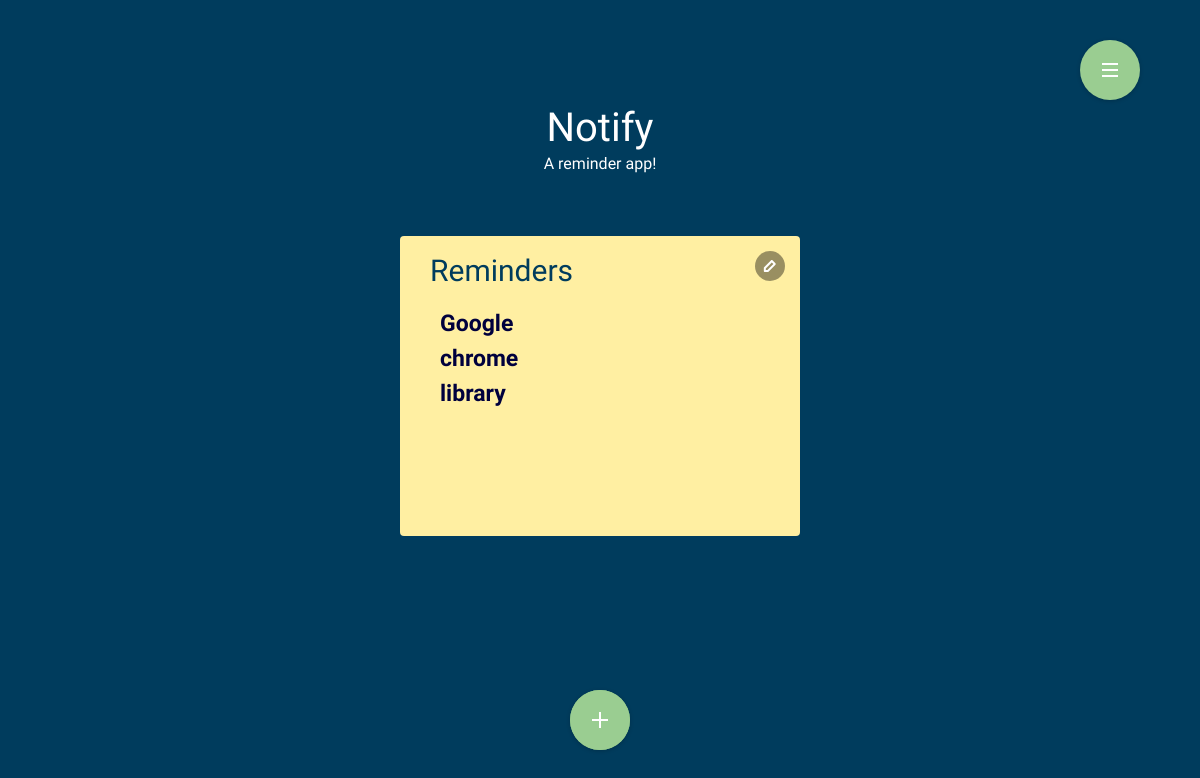
The app's page /, older data.
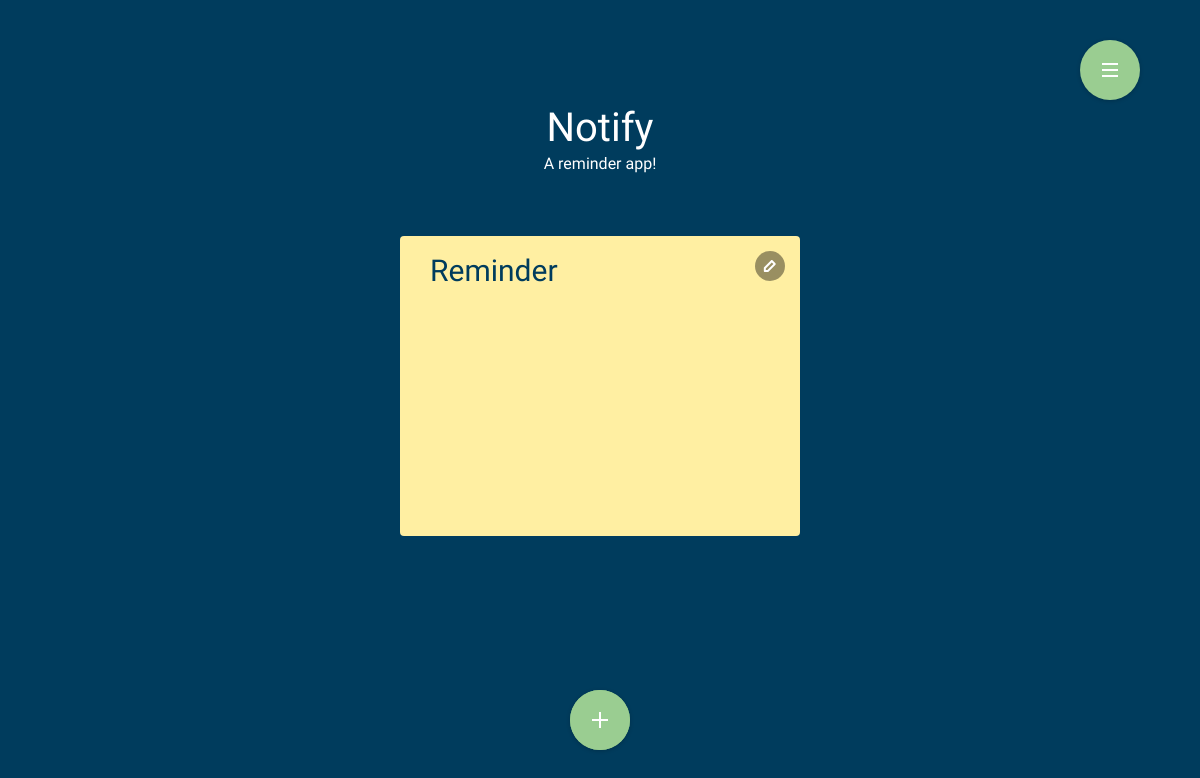
The same page, newer data.
### Notify/models.py (models this page shows, shortened)
class TaskList(models.Model):
    name = models.CharField(max_length=25)
    def __str__(self):
        return str(self.name)

class Task(models.Model):
    summary = models.CharField(max_length=120)
    description = models.CharField(max_length=120)
    created = models.DateTimeField(default=timezone.now())
    reminder = models.DateTimeField()
    TL = models.ForeignKey('TaskList')
    def get_time_diff(self):
        if self.reminder:
            if timezone.now() > self.reminder:
                string = 'Already reminded'
            return string

### Notify/views.py (the view)
# urls.py: url(r'^$', views.list, name='list'),
def list(request):
    tasks = Task.objects.all().order_by("id")
    taskLists = TaskList.objects.all()
    return render(request, 'Notify/view.html', {'tasks': tasks, 'taskLists': taskLists})

### templates/Notify/view.html (shortened to what this page needs)
{% extends 'Notify/home.html' %}
{% block content %}
    {% for taskList in taskLists %}
        <div class="cd-editable-content" id="container">
            <nav class="cd-stretchy-nav edit-content">
                <a class="cd-nav-trigger" href="#0"> Menu  </a>
                <span aria-hidden="true" class="stretchy-nav-bg"> </span>
            </nav>
            <div>
                <div class="content-inside" id="accordion">
                    <h4> {{ taskList.name }} </h4>
                    <ul class="live-data">
                        {% for task in tasks %}
                            {% ifnotequal taskList.name|stringformat:"s" task.TL|stringformat:"s" %}
                            {% else %}
                                <li class="dangle">
                                    <a href="#myModal{{ task.id }}" id="myBtn">{{ task.summary }}</a>
                                </li>
                            {% endifnotequal %}
                        {% endfor %}
                    </ul>
                </div>
            </div>
        </div>
    {% endfor %}
{% endblock %}

Row changes from the older to the newer data that the page shows:
removed TaskList: name "Reminders"
removed Task: summary "Google"
removed Task: summary "chrome"
removed Task: summary "library"
added TaskList: name "Reminder"
